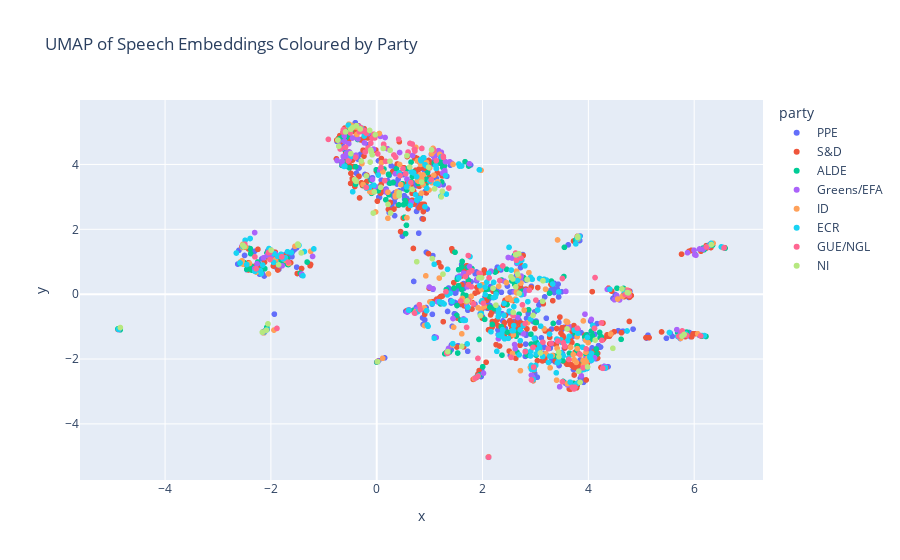

The cell this chart's notebook holds for it:
### Code cell
# use 2d UMAP for visualization
umap_2d = UMAP.UMAP(n_neighbors=15, n_components=2, min_dist=0.0, metric='cosine', random_state=42)
embeddings_2d = umap_2d.fit_transform(embeddings)

# Combine UMAP output with metadata
df_vis = pd.DataFrame(embeddings_2d, columns=["x", "y"])
df_vis["party"] = covid_df_deduped["speaker_party"].values
df_vis["topic"] = topic_model.get_document_info(covid_df_deduped['translated_text'])['Topic'].values

# Create an interactive scatter plot with Plotly
fig = px.scatter(
    df_vis, 
    x="x", 
    y="y", 
    color="party", 
    hover_data=["party", "topic"],  # Tooltip with speaker party and topic
    title="UMAP of Speech Embeddings Coloured by Party"
)

# Show the plot
fig.show()

### Figure 1 — Plotly figure (JSON) as saved in the notebook; plotly's stock layout.template omitted (floating-point values rounded to 4 significant figures; data arrays with more than 128 entries replaced by an {"elided": "..."} marker saying what was removed)
{"data": [{"customdata": {"elided": "442x2 mixed values"}, "hovertemplate": "party=%{customdata[0]}<br>x=%{x}<br>y=%{y}<br>topic=%{customdata[1]}<extra></extra>", "legendgroup": "PPE", "marker": {"color": "#636efa", "symbol": "circle"}, "mode": "markers", "name": "PPE", "showlegend": true, "type": "scattergl", "x": {"elided": "442 float values"}, "xaxis": "x", "y": {"elided": "442 float values"}, "yaxis": "y"}, {"customdata": {"elided": "420x2 mixed values"}, "hovertemplate": "party=%{customdata[0]}<br>x=%{x}<br>y=%{y}<br>topic=%{customdata[1]}<extra></extra>", "legendgroup": "S&D", "marker": {"color": "#EF553B", "symbol": "circle"}, "mode": "markers", "name": "S&D", "showlegend": true, "type": "scattergl", "x": {"elided": "420 float values"}, "xaxis": "x", "y": {"elided": "420 float values"}, "yaxis": "y"}, {"customdata": {"elided": "242x2 mixed values"}, "hovertemplate": "party=%{customdata[0]}<br>x=%{x}<br>y=%{y}<br>topic=%{customdata[1]}<extra></extra>", "legendgroup": "ALDE", "marker": {"color": "#00cc96", "symbol": "circle"}, "mode": "markers", "name": "ALDE", "showlegend": true, "type": "scattergl", "x": {"elided": "242 float values"}, "xaxis": "x", "y": {"elided": "242 float values"}, "yaxis": "y"}, {"customdata": {"elided": "145x2 mixed values"}, "hovertemplate": "party=%{customdata[0]}<br>x=%{x}<br>y=%{y}<br>topic=%{customdata[1]}<extra></extra>", "legendgroup": "Greens/EFA", "marker": {"color": "#ab63fa", "symbol": "circle"}, "mode": "markers", "name": "Greens/EFA", "showlegend": true, "type": "scattergl", "x": {"elided": "145 float values"}, "xaxis": "x", "y": {"elided": "145 float values"}, "yaxis": "y"}, {"customdata": {"elided": "159x2 mixed values"}, "hovertemplate": "party=%{customdata[0]}<br>x=%{x}<br>y=%{y}<br>topic=%{customdata[1]}<extra></extra>", "legendgroup": "ID", "marker": {"color": "#FFA15A", "symbol": "circle"}, "mode": "markers", "name": "ID", "showlegend": true, "type": "scattergl", "x": {"elided": "159 float values"}, "xaxis": "x", "y": {"elided": "159 float values"}, "yaxis": "y"}, {"customdata": {"elided": "224x2 mixed values"}, "hovertemplate": "party=%{customdata[0]}<br>x=%{x}<br>y=%{y}<br>topic=%{customdata[1]}<extra></extra>", "legendgroup": "ECR", "marker": {"color": "#19d3f3", "symbol": "circle"}, "mode": "markers", "name": "ECR", "showlegend": true, "type": "scattergl", "x": {"elided": "224 float values"}, "xaxis": "x", "y": {"elided": "224 float values"}, "yaxis": "y"}, {"customdata": {"elided": "133x2 mixed values"}, "hovertemplate": "party=%{customdata[0]}<br>x=%{x}<br>y=%{y}<br>topic=%{customdata[1]}<extra></extra>", "legendgroup": "GUE/NGL", "marker": {"color": "#FF6692", "symbol": "circle"}, "mode": "markers", "name": "GUE/NGL", "showlegend": true, "type": "scattergl", "x": {"elided": "133 float values"}, "xaxis": "x", "y": {"elided": "133 float values"}, "yaxis": "y"}, {"customdata": {"elided": "89x2 mixed values"}, "hovertemplate": "party=%{customdata[0]}<br>x=%{x}<br>y=%{y}<br>topic=%{customdata[1]}<extra></extra>", "legendgroup": "NI", "marker": {"color": "#B6E880", "symbol": "circle"}, "mode": "markers", "name": "NI", "showlegend": true, "type": "scattergl", "x": [3.444, 1.253, 1.709, 2.573, 2.199, 2.58, 2.955, 3.093, 2.693, 3.439, -2.086, -2.055, -2.162, -0.1024, -0.7344, 2.537, 3.142, 2.843, 0.01686, 3.8, 3.799, 1.343, 4.737, 4.752, 4.634, 1.931, 3.985, 0.6223, 1.961, 2.685, 2.628, 2.663, 4.463, 0.7567, 3.135, 3.819, 2.253, 4.13, 0.572, -0.02631, -1.427, -1.996, 1.036, 2.629, 6.325, -0.3834, 0.8494, 0.122, -0.08569, 0.9802, 3.843, -0.4174, -2.531, -2.504, 0.4256, -4.845, -0.3104, -0.5888, -0.4899, 0.2524, -0.2905, -0.7169, -0.1326, -1.491, 1.092, 0.2142, 0.4233, -1.855, -1.483, 3.598, 1.051, 0.07514, -0.1234, -0.4566, -0.3897, -0.1132, 0.2508, 0.261, 1.608, -0.0455, -0.4893, 0.6729, 5.77, -0.06534, 5.809, 1.981, 1.239, -0.1963, 1.22], "xaxis": "x", "y": [-1.929, 0.6181, -0.2049, 0.4683, 0.1824, -0.5607, -0.6534, -1.813, 0.02394, -1.793, -1.11, -0.9164, -1.174, 4.387, 4.75, 0.5358, 0.414, 0.4486, -2.081, 1.747, 1.777, -1.77, 0.0507, 0.03948, 0.162, 0.5046, -2.242, 3.919, -0.6606, 1.25, 1.212, 0.6162, -1.67, 1.001, -0.2195, -2.376, -0.338, -1.415, 4.27, 4.916, 1.273, 1.358, 4.45, 0.2251, 1.529, 5.196, 3.454, 4.494, 4.297, 3.917, -2.717, 3.535, 1.511, 1.462, 3.129, -1.029, 5.095, 5.004, 5.086, 4.438, 4.106, 4.562, 5.049, 1.545, 3.248, 2.767, 3.035, 0.9043, 1.51, -1.072, 1.096, 3.294, 4.073, 5.139, 3.477, 4.446, 4.1, 2.503, -1.609, 3.154, 4.333, 3.23, -1.293, 2.5, -1.243, 0.5048, 3.173, 3.644, 3.0], "yaxis": "y"}], "layout": {"legend": {"title": {"text": "party"}, "tracegroupgap": 0}, "title": {"text": "UMAP of Speech Embeddings Coloured by Party"}, "xaxis": {"anchor": "y", "domain": [0, 1], "title": {"text": "x"}}, "yaxis": {"anchor": "x", "domain": [0, 1], "title": {"text": "y"}}}}
